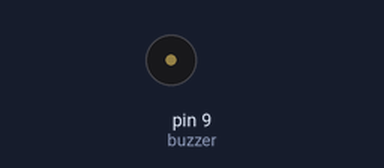
Bench run of a sketch on a simulated Arduino Uno, built with avr-gcc and run on an emulated ATmega328P. On the bench: buzzer (waves = sounding).

Above: at 1.1 s.
Timing chart, 0 to 4.8 s (numbered marks = the images above):
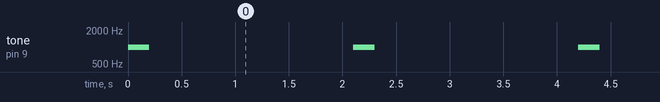

Measured:
- by itself, tone on pin 9 (buzzer): alternates 1000 Hz for 0.20 s and silent for 1.9 s

The sketch:

buzzer.ino
```cpp
//simple code that includes a buzzer


int buzzer=9;

void setup() {

  pinMode(buzzer, OUTPUT);

}

void loop() {

  tone(buzzer,1000,200);
  delay(2000);
  noTone(buzzer);
  delay(100);

}
```
